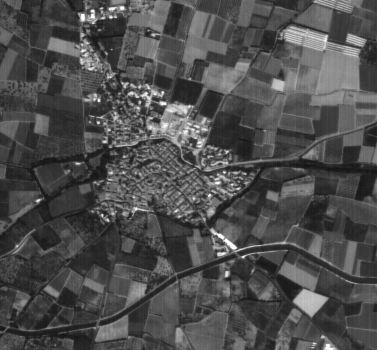
%> input picture MRFs_segmentation/village.gif, 377 x 350 px
$ octave UrbanDetec.m   (GNU Octave 9; MATLAB toolbox functions it lacks are replaced by stand-ins)
%> lines starting %> are read from the running program, lines starting %| are printed output that depends on the picture; in (x1, y1, x2, y2) boxes, pixels count from 0 and x2, y2 are one past the last pixel; in counts of white or black regions, pixels touching at a corner belong together; the program's own positions count from 1
%function image=urban(name1,name2,name3,winsize,threshold1,threshold2)
clear all; close all; clc

% Written by Gweltaz Lever, ISAE Supaero & Xavier Descombes, INRIA, All rights reserved

% Lecture de l'image
%if nargin==0
    name1 = 'village.gif';
    name2 = 'village_est1.gif';
    name3 = 'village_est2.gif';
    winsize = 25; %doit etre impair
    threshold1 = 10;
    threshold2 = 8;
%end

imsat = imread(name1);
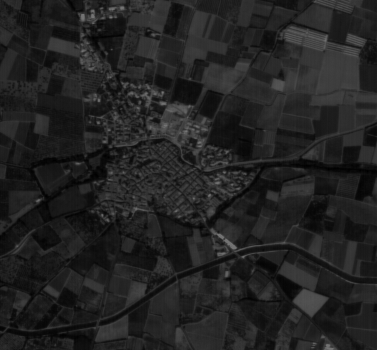
%> imsat: size 350x377 uint8; min 0, max 115, mean 34.4
imsat = double(imsat);
%> imsat: size 350x377 double
% Affichage de l'image

imagesc(imsat);
colormap(gray);


dim = size(imsat);
%> dim = [350 377]
offset = (winsize-1)/2;
nb_nvg = 256;
% initialization

num = winsize*winsize;

est1 = zeros(dim(1),dim(2)); % matrice du 1er estimateur
est2 = zeros(dim(1),dim(2)); % matrice du 2nd estimateur
card_ij = zeros(nb_nvg,nb_nvg); % l'indice (i,j) comptabilise le nombre d'elements de la fenetre
                              % qui ont la moyenne de valeur j (en colonne) et la
                              % valeur du pixel qui vaut i (en ligne).
card_j = zeros(1,nb_nvg); % comptabilise le nombre d'elements de moyenne j.
C = zeros(nb_nvg,nb_nvg); % permet de stocker card_ij/card_j.

x = (0:255);% les intensites
y = zeros(1,256);
Int(:,1:256) = meshgrid(x,y)';

% Computation of the pixel square value

imsquare = double(imsat).*double(imsat);
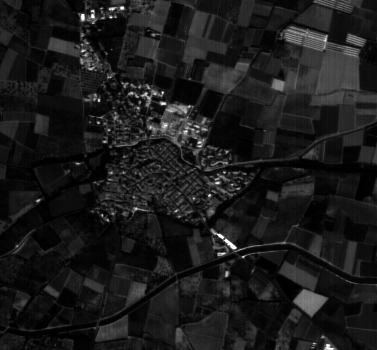
%> imsquare: size 350x377 double; min 0, max 13225, mean 1416; drawn with min black and max white

%%% Calcul de la matrice des voisins

imvoisins = zeros(dim);
% On additionne les differentes contributions des voisins
imvoisins(:,1:end-1) = imsat(:,2:end);
imvoisins(:,2:end) = imvoisins(:,2:end) + imsat(:,1:end-1);
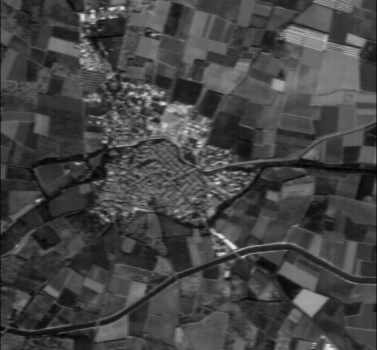
%> imvoisins: size 350x377 double; min 2, max 230, mean 68.6
imvoisins(1:end-1,:) = imvoisins(1:end-1,:) + imsat(2:end,:);
imvoisins(2:end,:) = imvoisins(2:end,:) + imsat(1:end-1,:);
% on moyenne
imvoisins(2:end-1,2:end-1) = imvoisins(2:end-1,2:end-1)/4;
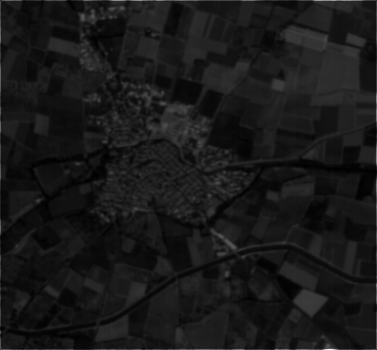
%> imvoisins: size 350x377 double; min 2.25, max 339, mean 35.1; drawn with min black and max white
imvoisins(2:end-1,1) = imvoisins(2:end-1,1)/3;
imvoisins(2:end-1,end) = imvoisins(2:end-1,end)/3;
imvoisins(1,2:end-1) = imvoisins(1,2:end-1)/3;
imvoisins(end,2:end-1) = imvoisins(end,2:end-1)/3;
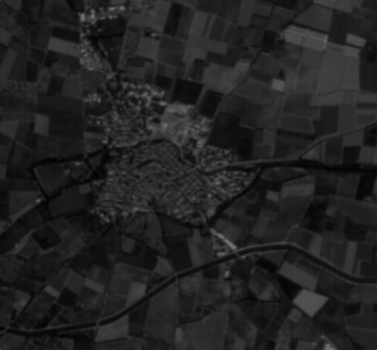
%> imvoisins: size 350x377 double; min 2.25, max 115, mean 34.4
imvoisins(1,1) = imvoisins(1,1)/2;
%> imvoisins: size 350x377 double; under 0.01% of pixels changed, all inside (x1, y1, x2, y2) = (0, 0, 1, 1)
imvoisins(1,end) = imvoisins(1,end)/2;
%> imvoisins: size 350x377 double; min 2.25, max 115, mean 34.4; mean of the top-left, top-right, bottom-left and bottom-right quarters 35, 39.1, 29.6, 33.7
imvoisins(end,1) = imvoisins(end,1)/2;
imvoisins(end,end) = imvoisins(end,end)/2;

% Original image is called val and mean of
% neighbors moy.
val = imsat;
moy = ceil(imvoisins);


% Sliding window

%%% Initialization

 for i = 1 : winsize
  for j = 1 : winsize
      % on compte les premiers pixels dans la matrice card_ij
      card_ij(val(i,j)+1,moy(i,j)+1) = card_ij(val(i,j)+1,moy(i,j)+1) + 1;
      card_j(1, moy(i,j)+1) = card_j(1, moy(i,j)+1) + 1;
  end
 end
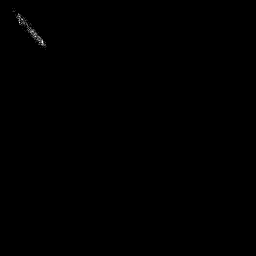
%> card_ij: size 256x256 double; min 0, max 9, mean 0.00954; drawn with min black and max white
%> after the loop, card_j = 256 values, max 44 at index 20, min 0 at index 1, mean 2.44

id = find(card_j);% vecteur des indices non nuls de card_j
%> id = 35 values from 13 to 47
for j = id
    C(:,j) = card_ij(:,j)/card_j(j); % calcul de la proba conditionnelle
end
%> this loop made 35 passes

%sigma_2 = sum(C.*(0:1:255)'.^2)-(sum(C.*(0:1:255)')).^2;
sigma_2 = sum(C.*(Int.^2)) - (sum(C.*Int)).^2;
%> sigma_2 = 256 values, max 13.16 at index 26, min 0 at index 1, mean 0.762
[Mx,I] = max(card_j);% moyenne de cardinal maximale
%> Mx = 44; I = 20

% Estimations calculation
est1(offset+1,offset+1) = sum(card_j.*sigma_2)/(sum(card_j));
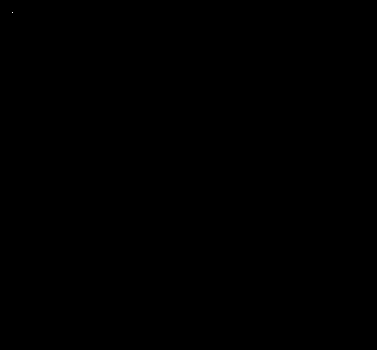
%> est1: size 350x377 double; values 0 (black) and 6.4 (white), 0% white in thin lines or dots, all inside (x1, y1, x2, y2) = (12, 12, 13, 13)
est2(offset+1,offset+1) = max(sigma_2(I)); % on prend le max au cas ou plusieurs indices seraient renvoyes par I (egalite de cardinal)


%%% Main algorithm
%> (the run ends here)
